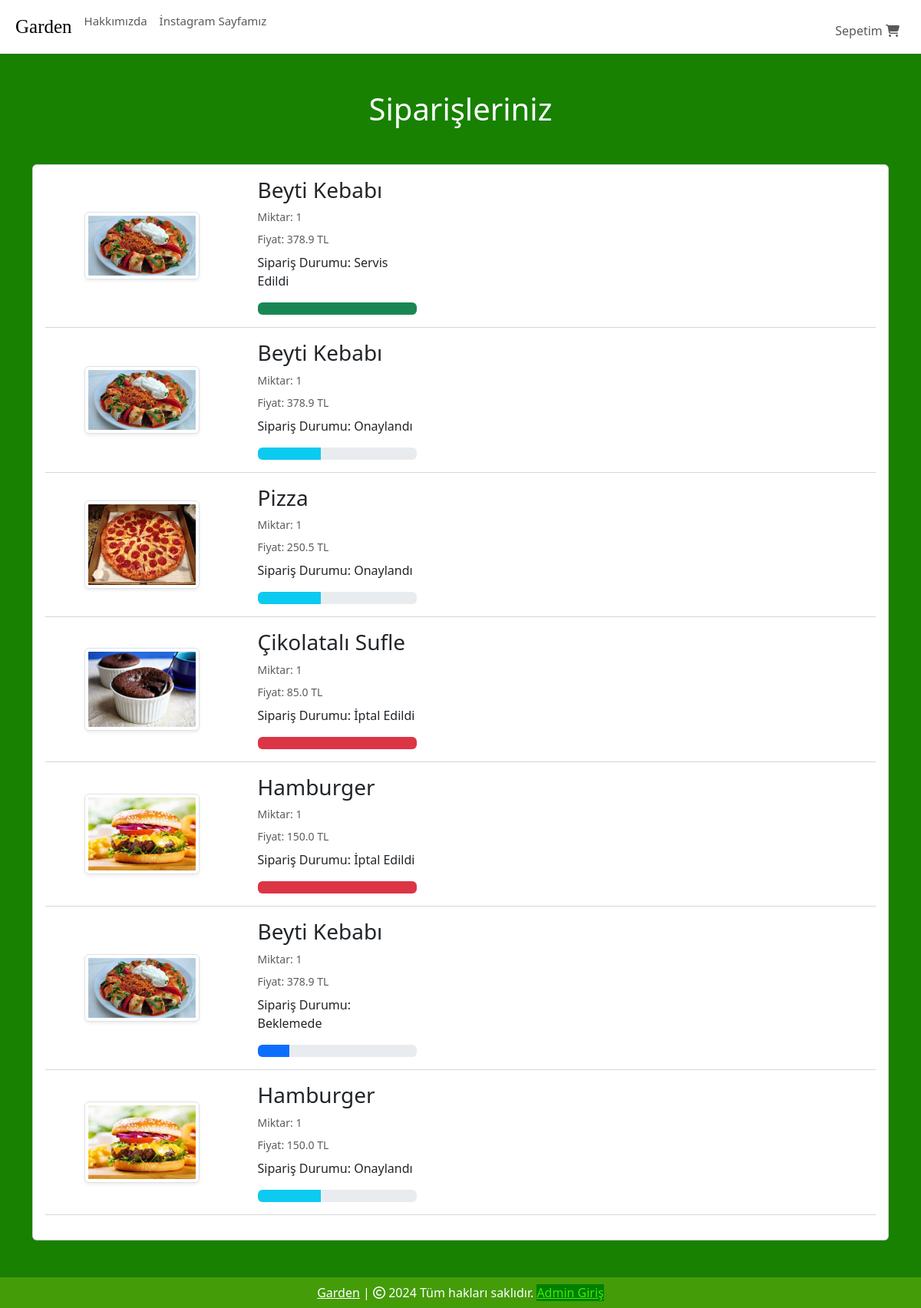
/orders (signed in), run on an earlier commit of the app's database.
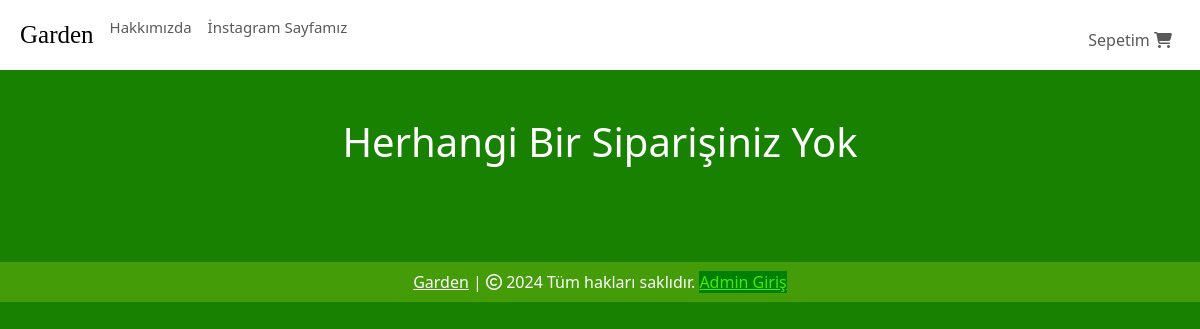
And on a later commit of the database.
### website/models.py (models this page shows, shortened)
class Order(db.Model):
    id = db.Column(db.Integer, primary_key=True)
    quantity = db.Column(db.Integer, nullable=False)
    price = db.Column(db.Float, nullable=False)
    status = db.Column(db.String(100), nullable=True)
    customer_link = db.Column(db.Integer, db.ForeignKey('customer.id'), nullable=True)
    product_link = db.Column(db.Integer, db.ForeignKey('product.id'), nullable=False)

class Product(db.Model):
    id = db.Column(db.Integer, primary_key=True)
    product_name = db.Column(db.String(100), nullable=False)
    current_price = db.Column(db.Float, nullable=False)
    previous_price = db.Column(db.Float, nullable=False)
    in_stock = db.Column(db.Integer, nullable=False)
    product_picture = db.Column(db.String(1000), nullable=False)
    flash_sale = db.Column(db.Boolean, default=False)
    date_added = db.Column(db.DateTime, default=datetime.utcnow)
    salad = db.Column(db.Boolean, default=False)
    main = db.Column(db.Boolean, default=False)
    colddrink = db.Column(db.Boolean, default=False)
    hotdrink = db.Column(db.Boolean, default=False)
    desert = db.Column(db.Boolean, default=False)
    sneak = db.Column(db.Boolean, default=False)
    carts = db.relationship('Cart', backref=db.backref('product', lazy=True))
    orders = db.relationship('Order', backref=db.backref('product', lazy=True))

### website/views.py (the view)
@views.route('/orders')
@login_required
def order():
    orders = Order.query.filter_by(customer_link=current_user.id).all()
    return render_template('orders.html', orders=orders)

### website/templates/orders.html (shortened to what this page needs)
{% extends 'base.html' %}
{% block body %}
<div class="container my-5">
    <div class="row">
        {% if orders %}
        <h1 class="text-center mb-5" style="color: white;">Siparişleriniz</h1>
        <div class="col-sm-13">
            <div class="card">
                <div class="card-body">
                    {% for item in orders %}
                    <div class="row">
                        <div class="col-sm-3 text-center align-self-center">
                            <img src="{{ item.product.product_picture }}" alt="" class="img-fluid img-thumbnail shadow-sm" height="150px" width="150px">
                        </div>
                        <div class="col-sm-7">
                            <h3>{{ item.product.product_name }}</h3>
                            <p class="mb-2 text-muted small">Miktar: {{ item.quantity }}</p>
                            <p class="mb-2 text-muted small">Fiyat: {{ item.price }} TL</p>
                            <div class="col-sm-4">
                                <p>Sipariş Durumu: {{ item.status }}</p>
                                {% if item.status == 'Beklemede' %}
                                <div class="progress">
                                    <div class="progress-bar" role="progressbar" style="width: 20%;"  aria-valuenow="20" aria-valuemin="0" aria-valuemax="100"></div>
                                </div>
                                {% elif item.status == 'Onaylandı' %}
                                <div class="progress">
                                    <div class="progress-bar bg-info" role="progressbar" style="width: 40%;"  aria-valuenow="40" aria-valuemin="0" aria-valuemax="100"></div>
                                </div>
                                {% elif item.status == 'Out for delivery' %}
                                <div class="progress">
                                    <div class="progress-bar bg-warning" role="progressbar" style="width: 70%;"  aria-valuenow="70" aria-valuemin="0" aria-valuemax="100"></div>
                                </div>
                                {% elif item.status == 'Servis Edildi' %}
                                <div class="progress">
                                    <div class="progress-bar bg-success" role="progressbar" style="width: 100%;"  aria-valuenow="100" aria-valuemin="0" aria-valuemax="100"></div>
                                </div>
                                {% elif item.status == 'İptal Edildi' %}
                                <div class="progress">
                                    <div class="progress-bar bg-danger" role="progressbar" style="width: 100%;"  aria-valuenow="100" aria-valuemin="0" aria-valuemax="100"></div>
                                </div>
                                {% endif %}
                            </div>
                        </div>
                    </div>
                    <hr class="text-muted">
                    {% endfor %}
                </div>
            </div>
        </div>
        {% else %}
        <h1 class="text-center mb-5" style="color: white;">Herhangi Bir Siparişiniz Yok</h1>
        {% endif %}
    </div>
</div>
{% endblock %}

### website/templates/base.html (shortened to what this page needs)
<!DOCTYPE html>
<html lang="tr">
<head>
    <link rel="stylesheet" href="https://cdnjs.cloudflare.com/ajax/libs/bootstrap-icons/1.10.5/font/bootstrap-icons.min.css" />
    <link rel="stylesheet" href="{{ url_for('static', filename='css/all.min.css') }}">
    <link rel="stylesheet" href="{{ url_for('static', filename='css/bootstrap.min.css') }}">
    <link rel="stylesheet" href="{{ url_for('static', filename='css/style.css') }}">
</head>
<body style="background-color: rgb(24, 129, 1);">
    <nav class="navbar navbar-expand-lg" style="background-color: rgb(255, 255, 255);">
      <div class="container-fluid">
        <div class="collapse navbar-collapse" id="navbarSupportedContent">
          <ul class="navbar-nav me-auto mb-2 mb-lg-0">
            <li class="nav-item">
              <a class="nav-link active" aria-current="page" href="/" style="font-family: cursive; font-size: 25px;">Garden</a>
            </li>
            <li class="nav-item">
              <a class="nav-link text-grey" href="#" style="font-size: 15px;">Hakkımızda</a>
            </li>
            <li class="nav-item">
              <a class="nav-link text-grey" href="#" style="font-size: 15px;">İnstagram Sayfamız</a>
            </li>
          </ul>
        </div>
        <ul class="navbar-nav me-auto mb-2 mb-lg-0">
          <li class="nav-item mx-2" id="items">
            {% if cart | length < 1 %}
            <a class="nav-link text-grey" style=" margin-left:205px; margin-top:10px;" href="/cart"> Sepetim
              <i class="fa-solid fa-cart-shopping"></i>
            </a>
            {% else %}
            <a class="nav-link text-grey" style=" margin-left:205px; margin-top:10px;" href="/cart"><span class="badge bg-success"></span> Sepetim
              <i class="bi bi-{{ cart | length }}-square-fill"></i>
            </a>
            {% endif %}
          </li>
        </ul>
      </div>
    </nav>
    {% block body %}
    {% endblock %}
    <footer class="container-fluid  text-center p-2 mt-5" style="background-color: rgb(68, 156, 9); color: white;">
      <a href="https://RestorantUrl.com" style="color: white;">Garden</a> | <span>
        <i class="fa-sharp fa-regular fa-copyright"></i></span> 2024 Tüm hakları saklıdır.
        <a href="/login" style="color: rgb(65, 234, 9); background-color: green;">Admin Giriş</a>
    </footer>
</body>
</body>
</html>

What changed in the data, as far as the page shows it:
removed Order: product.product_picture (picture), product.product_name "Beyti Kebabı", quantity "1", price "378.9", status "Servis Edildi"
removed Order: product.product_picture (picture), product.product_name "Beyti Kebabı", quantity "1", price "378.9", status "Onaylandı"
removed Order: product.product_picture (picture), product.product_name "Pizza", quantity "1", price "250.5", status "Onaylandı"
removed Order: product.product_picture (picture), product.product_name "Çikolatalı Sufle", quantity "1", price "85.0", status "İptal Edildi"
removed Order: product.product_picture (picture), product.product_name "Hamburger", quantity "1", price "150.0", status "İptal Edildi"
removed Order: product.product_picture (picture), product.product_name "Beyti Kebabı", quantity "1", price "378.9", status "Beklemede"
removed Order: product.product_picture (picture), product.product_name "Hamburger", quantity "1", price "150.0", status "Onaylandı"
Also different on the page:
text no longer shown: "Siparişleriniz"
text now shown: "Herhangi Bir Siparişiniz Yok"
